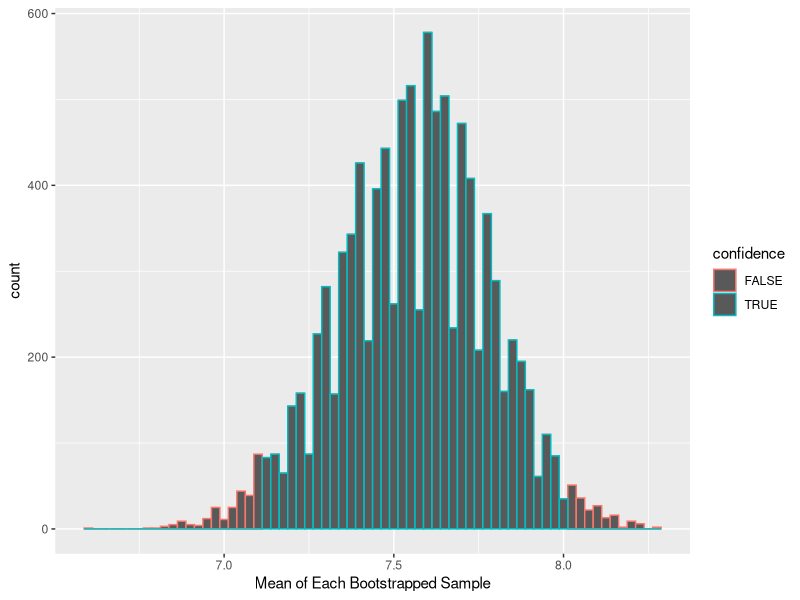

Reproduce this figure in R.
## ---- chunk 1
knitr::opts_chunk$set(echo = TRUE)
library(tidyverse)
## ---- chunk 2
sleep <- c(8.25, 5.75, 6.5, 6.5, 7.5, 8.5, 7.5, 6, 7.5, 7, 7.25, 8.75, 8, 8.5, 8, 8.5, 8.5)
## ---- chunk 3
thousand_samples <- replicate(10000, 
  mean(sample(sleep, length(sleep), replace = T)))
## ---- chunk 4
upper <- mean(sleep) + 2*sd(thousand_samples)
lower <- mean(sleep) - 2*sd(thousand_samples)
## ---- chunk 5
thousand_tbl <- thousand_samples %>% as_tibble() %>% 
  rename(t_vals = 1) %>% 
  mutate(
  confidence = (t_vals <= mean(t_vals) + 2 * sd(t_vals)) & 
    (t_vals >= mean(t_vals) - 2 * sd(t_vals))
)
ggplot(thousand_tbl, aes(t_vals)) +
  geom_histogram(aes(color = confidence), binwidth = 0.025) +
  xlab("Mean of Each Bootstrapped Sample")
## ---- chunk 6
empirical <- quantile(thousand_samples, c(0.025, 0.975))
lower_emp <- empirical[1]
upper_emp <- empirical[2]
